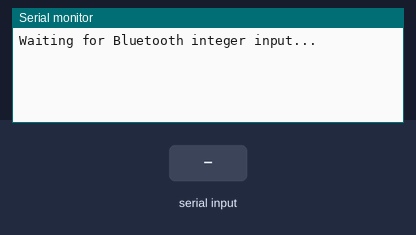
Simulated run of this sketch. Board: Arduino Uno, built with avr-gcc and run on an emulated ATmega328P. On the bench: the last lines printed to the serial monitor. Inputs (shaded band) come from the test bench.

Above: at 1.2 s.
1.3 s: "90,45\n" received over the second serial link
At 1.6 s:
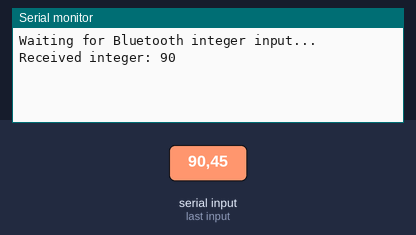
2.8 s: "30,150\n" received over the second serial link
At 3.6 s:
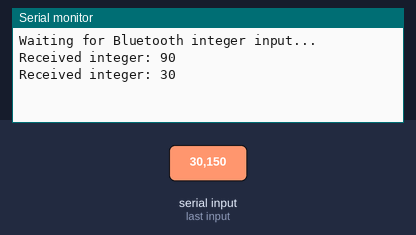

Measured:
- after the input at 1.3 s, the serial monitor: prints a new line at once (image 1)
- after the input at 2.8 s, the serial monitor: prints a new line at once (image 2)

The sketch:

bluetooth_test.ino
```cpp
#include <SoftwareSerial.h>

// Define Bluetooth serial pins
SoftwareSerial BTSerial(15, 16); // RX, TX

int myVariable = 0;
String inputString = "";  // To store incoming characters
bool inputComplete = false; // Flag when input is complete

void setup() {
  Serial.begin(9600);       // For USB Serial Monitor
  BTSerial.begin(9600);     // Bluetooth HC-05 baud rate
  Serial.println("Waiting for Bluetooth integer input...");
}

void loop() {
  // Check if data is available
  while (BTSerial.available()) {
    char incomingChar = BTSerial.read();
    if (incomingChar == '\n' || incomingChar == '\r') {
      inputComplete = true;  // End of input
    } else {
      inputString += incomingChar;  // Build input string
    }
  }

  if (inputComplete) {
    myVariable = inputString.toInt(); // Convert string to integer
    Serial.print("Received integer: ");
    Serial.println(myVariable);

    BTSerial.print("Recieved value :"); //New Changes
    BTSerial.println(myVariable);

    // Reset for next input
    inputString = "";
    inputComplete = false;
  }


  delay(50);
}
```
